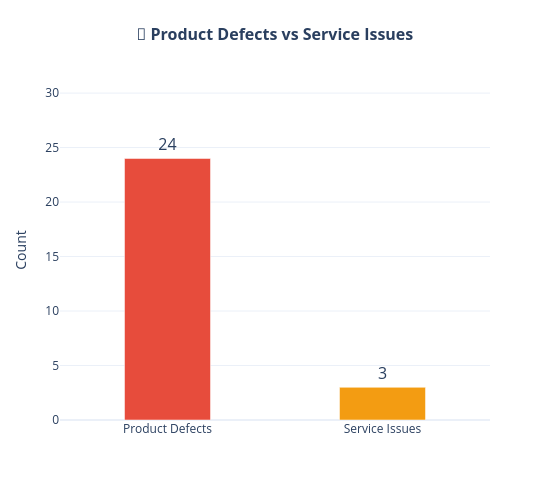

Notebook cell for this chart:
### Code cell
# Chart 3 — Product Defects vs Service Issues (Fixed)
radar_df = pd.DataFrame({
    'Category': ['Product Defects', 'Service Issues'],
    'Count': [len(defects), len(services)],
})

fig = px.bar(
    radar_df, x='Category', y='Count',
    title='<b>🚨 Product Defects vs Service Issues</b>',
    color='Category',
    color_discrete_map={'Product Defects': '#e74c3c', 'Service Issues': '#f39c12'},
    text='Count', template=TEMPLATE
)
fig.update_traces(
    textposition='outside', textfont_size=16,
    width=0.4
)
fig.update_layout(
    title_x=0.5, title_font_size=16,
    width=550, height=480,
    margin=dict(t=80, b=60, l=60, r=60),
    showlegend=False,
    yaxis=dict(range=[0, max(len(defects), len(services)) * 1.3]),
    xaxis_title='', yaxis_title='Count'
)
fig.show()

### Figure 1 — Plotly figure (JSON) as saved in the notebook; plotly's stock layout.template omitted (floating-point values rounded to 4 significant figures)
{"data": [{"hovertemplate": "Category=%{x}<br>Count=%{text}<extra></extra>", "legendgroup": "Product Defects", "marker": {"color": "#e74c3c", "pattern": {"shape": ""}}, "name": "Product Defects", "orientation": "v", "showlegend": true, "text": [24.0], "textfont": {"size": 16}, "textposition": "outside", "type": "bar", "width": 0.4, "x": ["Product Defects"], "xaxis": "x", "y": [24], "yaxis": "y"}, {"hovertemplate": "Category=%{x}<br>Count=%{text}<extra></extra>", "legendgroup": "Service Issues", "marker": {"color": "#f39c12", "pattern": {"shape": ""}}, "name": "Service Issues", "orientation": "v", "showlegend": true, "text": [3.0], "textfont": {"size": 16}, "textposition": "outside", "type": "bar", "width": 0.4, "x": ["Service Issues"], "xaxis": "x", "y": [3], "yaxis": "y"}], "layout": {"barmode": "relative", "height": 480, "legend": {"title": {"text": "Category"}, "tracegroupgap": 0}, "margin": {"b": 60, "l": 60, "r": 60, "t": 80}, "showlegend": false, "title": {"font": {"size": 16}, "text": "<b>🚨 Product Defects vs Service Issues</b>", "x": 0.5}, "width": 550, "xaxis": {"anchor": "y", "categoryarray": ["Product Defects", "Service Issues"], "categoryorder": "array", "domain": [0, 1], "title": {"text": ""}}, "yaxis": {"anchor": "x", "domain": [0, 1], "range": [0, 31.2], "title": {"text": "Count"}}}}
